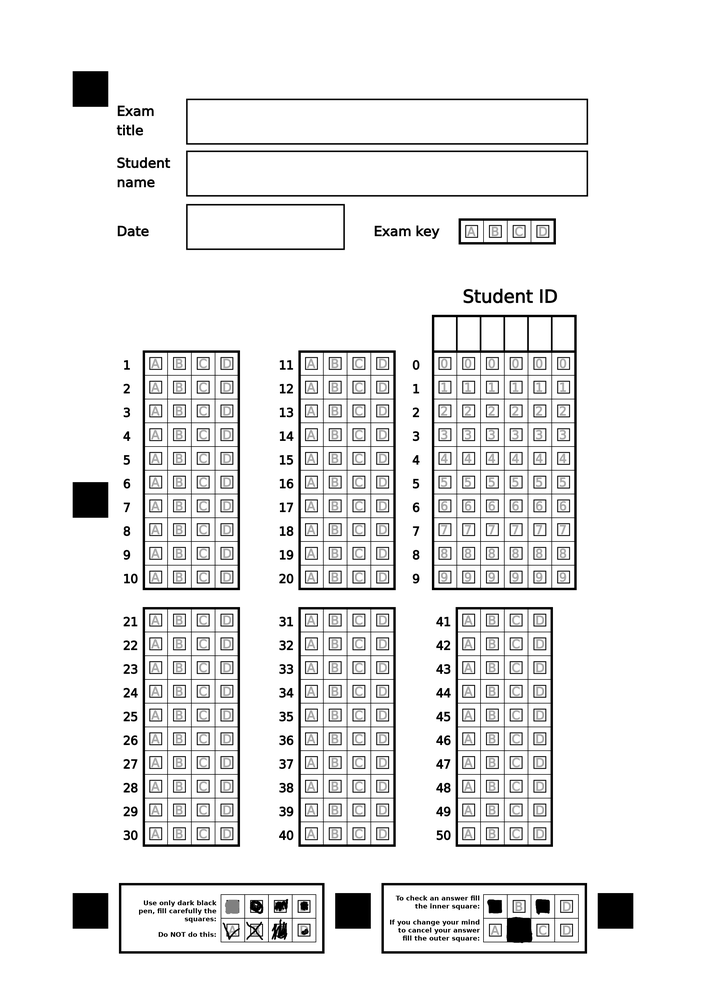
#> input picture research/rotating/svgtest.png, 706 x 999 px, shrunk from 2380 x 3367 before the run
$ jupyter execute --allow-errors rotating.ipynb
#> lines starting #> are read from the running program, lines starting #| are printed output that depends on the picture; after the words box and inside, x2 and y2 are one past the last pixel; in counts of white or black regions, pixels touching at a corner belong together
[cell 1]
import cv2
import numpy as np
import matplotlib.pyplot as plt
import math
from random import randint

## Generate rotated card

[cell 2]
img = cv2.imread("svgtest.png")
#> img is the input picture: shape (999, 706, 3); min 0, max 255, mean 235.2

def rotate_image(image, rotation_angle, center_points=None, revert=False):
    h, w = image.shape[:2]
    if center_points is None:
        cx, cy = (w // 2, h // 2)
    else:
        cx, cy = center_points

    # get rotation matrix
    M = cv2.getRotationMatrix2D((cx, cy), rotation_angle, 1.0)

    # get cos and sin value from the rotation matrix
    cos, sin = abs(M[0, 0]), abs(M[0, 1])

    # calculate new width and height after rotation
    if revert:
        A = np.array([[sin, cos], [cos, sin]])
        B = np.array([h, w])
        X = np.linalg.inv(A).dot(B)
        newW, newH = X.astype('int')
    else:
        newW = int((h * sin) + (w * cos))
        newH = int((h * cos) + (w * sin))

    # calculate new rotation center
    M[0, 2] += (newW / 2) - cx
    M[1, 2] += (newH / 2) - cy

    # use modified rotation center and rotation matrix in the warpAffine method
    return cv2.warpAffine(image, M, (newW, newH), borderMode=cv2.BORDER_CONSTANT,
                            borderValue=(255,255,255))

[cell 3]
def get_contours(new_image):
    mask = cv2.inRange(new_image, 0, 150)

    # apply morphology
    kernel = cv2.getStructuringElement(cv2.MORPH_ELLIPSE, (15,15))
    clean = cv2.morphologyEx(mask, cv2.MORPH_CLOSE, kernel)

    # get external contours
    contours = cv2.findContours(clean, cv2.RETR_EXTERNAL, cv2.CHAIN_APPROX_SIMPLE)
    contours = contours[0] if len(contours) == 2 else contours[1]

    squares = []
    for c in contours:
        # get rotated rectangle from contour
        rot_rect = cv2.minAreaRect(c)
        if abs(rot_rect[1][0] - rot_rect[1][1]) < min(rot_rect[1]) / 50:
            squares.append(rot_rect)
    return squares

[cell 4]
def calculate_delta(first_pos, second_pos):
        return abs(first_pos[0] - second_pos[0]), abs(first_pos[1] - second_pos[1])

def set_numeric_values_squares(contours):
    def is_similar(first_delta, second_delta):
        return abs(first_delta[0] - second_delta[0]) <= min(first_delta[0], second_delta[0]) / 100 and \
               abs(first_delta[1] - second_delta[1]) <= min(first_delta[1], second_delta[1]) / 100

    # Top       left: 4,
    # Middle    left: 3
    # Bottom    left: 0,    middle 1,   right: 2
    # Page width = distance between 0 and 2
    # Page height = distance between 0 and 4

    # Find three squares lines
    # (should be two, first vertical on left side, second horizontal on bottom)
    points = []
    for first_idx in range(len(contours)):
        first_point = contours[first_idx]
        for second_idx in range(first_idx + 1, len(contours)):
            second_point = contours[second_idx]
            for third_idx in range(second_idx + 1, len(contours)):
                third_point = contours[third_idx]
                fs_delta = calculate_delta(first_point[0], second_point[0])
                ft_delta = calculate_delta(first_point[0], third_point[0])
                st_delta = calculate_delta(second_point[0], third_point[0])
                if is_similar(fs_delta, st_delta):
                    points.append([first_point, second_point, third_point])
                elif is_similar(fs_delta, ft_delta):
                    points.append([second_point, first_point, third_point])
                elif is_similar(st_delta, ft_delta):
                    points.append([first_point, third_point, second_point])

    assert len(points) == 2, "Didn't detect two lines of squares, can't rotate page"


    # Reorder points based on commonly shared sqare (0 index square)
    first_line = points[0]
    second_line = points[1]

    if first_line[0] == second_line[0]:
        pass
    elif first_line[2] == second_line[2]:
        first_line = first_line[::-1]
        second_line = second_line[::-1]
    elif first_line[0] == second_line[2]:
        second_line = second_line[::-1]
    elif first_line[2] == second_line[0]:
        first_line = first_line[::-1]

    # Calculate length of lines based on length of lines
    fl_x, fl_y = calculate_delta(first_line[0][0], first_line[2][0])
    sl_x, sl_y = calculate_delta(second_line[0][0], second_line[2][0])

    fl_dist = (fl_x ** 2 + fl_y ** 2) ** (1/2)
    sl_dist = (sl_x ** 2 + sl_y ** 2) ** (1/2)

    # Assign lines to proper values
    if fl_dist < sl_dist:
        horizontal_line = first_line
        vertical_line = second_line
    else:
        horizontal_line = second_line
        vertical_line = first_line

    # Assign indexes to proper squares
    numered_points = dict(enumerate([*horizontal_line, *vertical_line[1:]]))
    return numered_points

[cell 5]
# [51 lines left out: functions find_middle_of_page, find_angle_of_page, calculate_quarter, first_quarter, not called in this run]

def second_quarter(angle):
    return - angle - 90

def third_quarter(angle):
    return angle - 270

def forth_quarter(angle):
    return angle - 270

# [8 lines left out: function fix_angle, not called in this run]

def pipeline(parsed_image):
    if len(parsed_image.shape) == 3:
        parsed_image = cv2.cvtColor(parsed_image, cv2.COLOR_RGB2GRAY)
    squares = get_contours(parsed_image)
    numered_squares = set_numeric_values_squares(squares)
    quarter = calculate_quarter(numered_squares)
    middle_pos = find_middle_of_page(numered_squares)
    new_angle = find_angle_of_page(numered_squares)
    new_angle = fix_angle(new_angle, quarter)
    return new_angle, middle_pos, quarter

[cell 6]
def validation(image):
    guesses_hits = []
    quarter_modifiers = [list() for _ in range(4)]
    hits = 0
    test_angles = list(range(0, 360, 1))
    shots = len(test_angles)
    for random_angle in test_angles:
        temp_image = rotate_image(image, random_angle)
        detected_angle, _, quarter = pipeline(temp_image)
        # We assume the misscalculation between angle to be below 0.5 degree
        if random_angle + detected_angle < 0.5:
            hits += 1
        else:
            quarter_modifiers[quarter - 1].append([-random_angle, detected_angle, -random_angle-detected_angle])
            guesses_hits.append([-random_angle, detected_angle, quarter])
#> this loop made 1 pass
#> pass 1, in validation, `temp_image = rotate_image(image, random_angle)`:
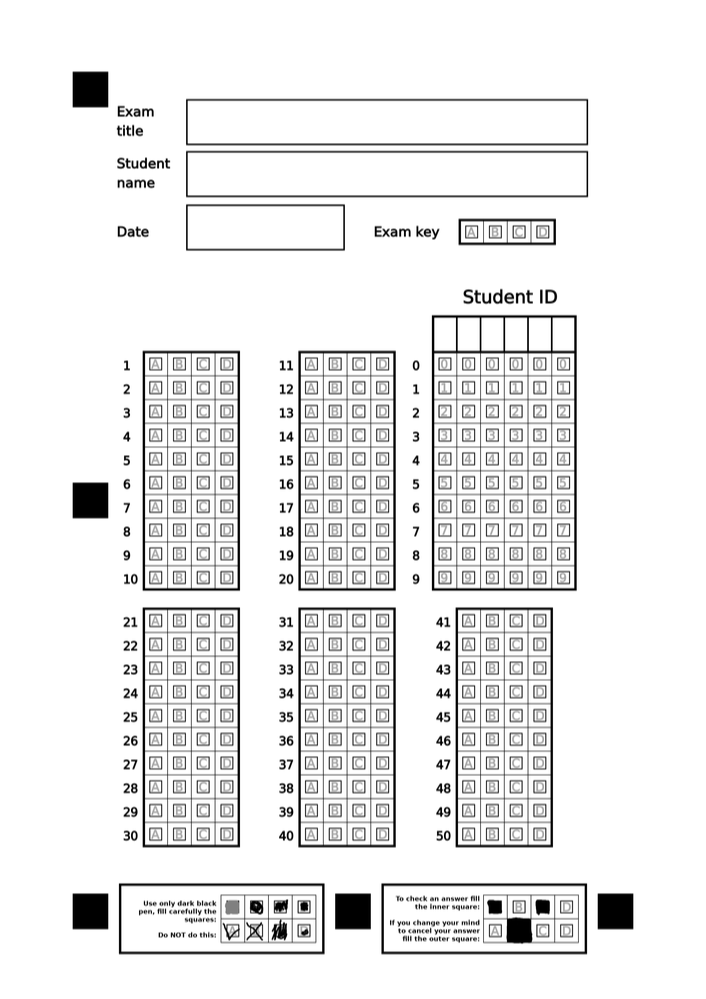
#> temp_image: shape (999, 706, 3); min 0, max 255, mean 235.2
#> pass 1, in get_contours, `mask = cv2.inRange(new_image, 0, 150)`:
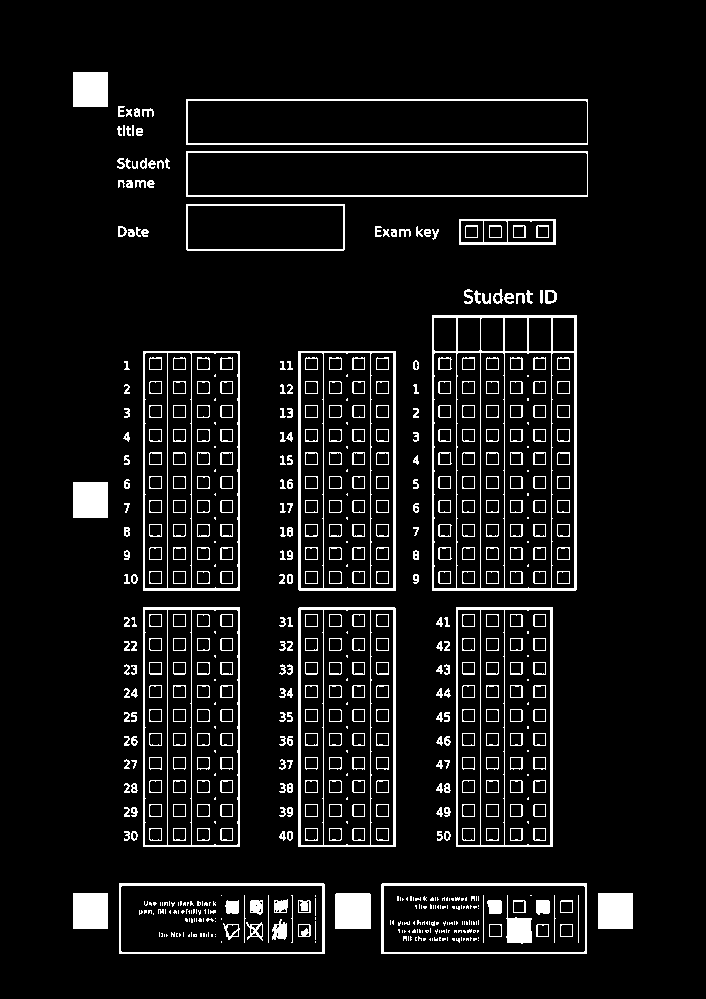
#> mask: shape (999, 706); 7.5% white; 680 white regions (235 under 20 px), largest, box (x1, y1, x2, y2) and area: (432, 315, 577, 591) 3791, (298, 351, 396, 591) 2390, (298, 607, 396, 847) 2388
#> pass 1, in get_contours, `clean = cv2.morphologyEx(mask, cv2.MORPH_CLOSE, kernel)`:
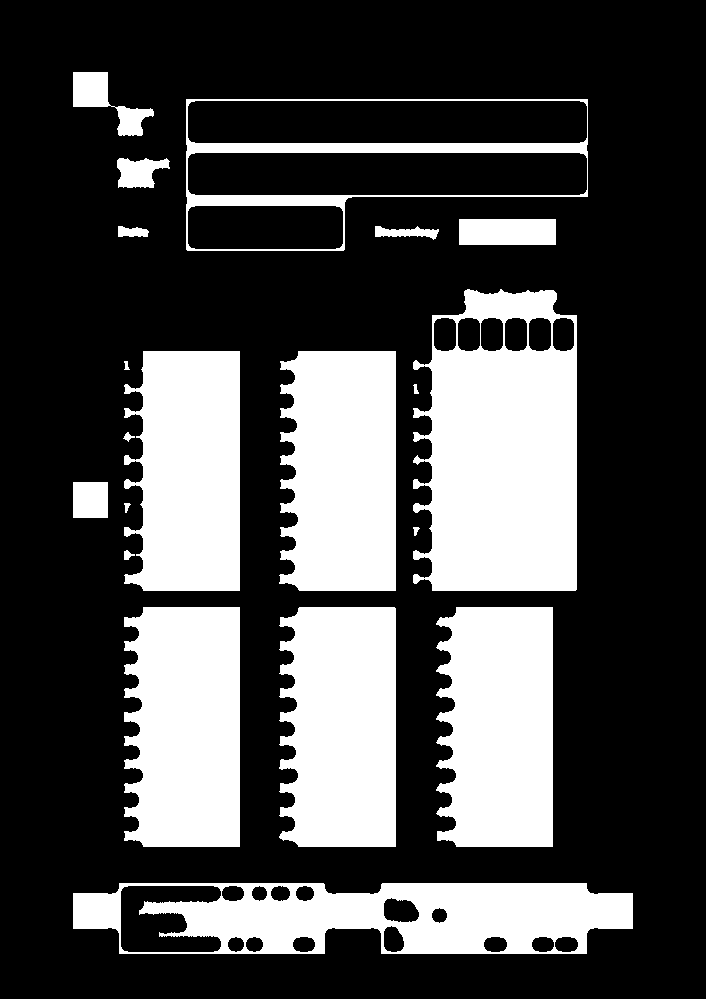
#> clean: shape (999, 706); 29.5% white; 20 white regions, largest, box (x1, y1, x2, y2) and area: (413, 289, 577, 591) 39095, (73, 883, 633, 954) 26279, (279, 607, 396, 847) 25730
#> after the loop, guesses_hits = []; hits = 0
    if max([len(quarter) for quarter in quarter_modifiers]) > 0:
        for quarter in quarter_modifiers:
            print(quarter)
    else:
        print("Success!!!")
    return float(hits/shots)

#> (a cell that did not finish here is left out)

[cell 8]
random_angle = randint(0, 359)
test_image = rotate_image(img, random_angle)
#> call 2 of rotate_image, with rotation_angle = 197, revert = False
#> in rotate_image (call 2), `return cv2.warpAffine(image, M, (newW, newH), borderMode=cv2.BORDER_CO..`:
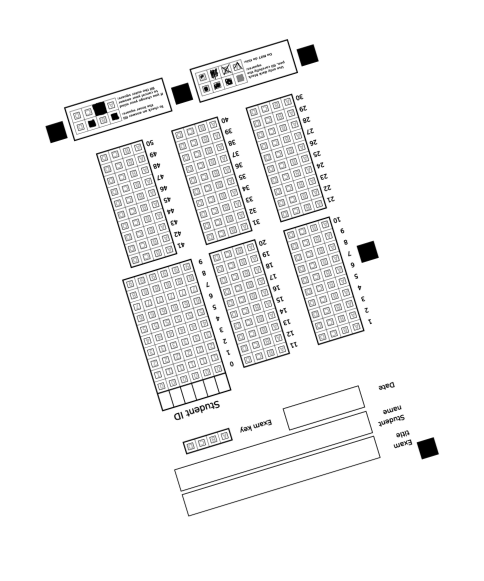
#> returned value: shape (1161, 967, 3) (shown at 1/2 size); min 0, max 255, mean 242.5
#> (the rest of this cell did not finish here and is left out)

#> in get_contours (call 2), `mask = cv2.inRange(new_image, 0, 150)`:
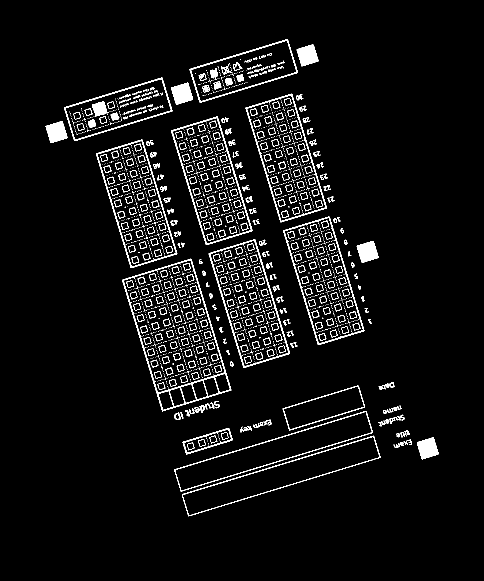
#> mask: shape (1161, 967) (shown at 1/2 size); 4.8% white in thin lines or dots, all inside (x1, y1, x2, y2) = (91, 78, 878, 1033)
#> in get_contours (call 2), `clean = cv2.morphologyEx(mask, cv2.MORPH_CLOSE, kernel)`:
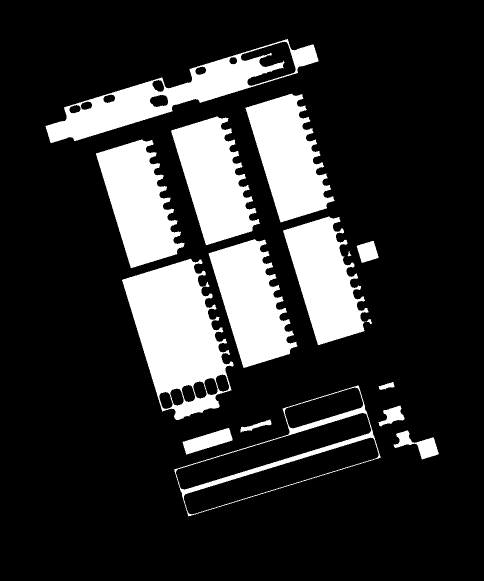
#> clean: shape (1161, 967) (shown at 1/2 size); 18.6% white; 17 white regions (1 under 20 px)
#> in get_contours (call 2), `contours = cv2.findContours(clean, cv2.RETR_EXTERNAL, cv2.CHAIN_APPROX..`: contours = 17 contours, 1 with area under 20; largest, box (x1, y1, x2, y2) and area: (348, 771, 761, 1033) 47450, (244, 517, 467, 840) 42654, (91, 78, 637, 286) 33963, (491, 187, 669, 445) 25140, (342, 233, 520, 490) 25094
#> the loop in get_contours (call 2), `for c in contours:` made 17 passes
#> rot_rect on passes 1, 2, 3, 4, 5, 6, 8, 9, 10, 11, 12, 13: ((833.7, 890.6), (47.5, 92.22), -74.93), ((414.8, 881.8), (97.44, 26.46), -16.99), ((511, 852.4), (63.8, 12.19), -14.28), ((779.9, 832), (52.2, 29.86), -16.5), ((546.5, 901.3), (402.2, 151.5), -17), ((772.7, 772.7), (30.65, 10.15), -16.7), ((739.7, 642.3), (7.49, 9.71), -56.31), ((365.9, 679.1), (164.2, 301.3), -16.99), ((697, 507.5), (6.71, 8.94), -26.57), ((734.9, 503.2), (35.65, 35.94), -16.93), ((507.2, 603.9), (116.4, 240), -16.99), ((656.2, 558.4), (116.3, 240), -17)
#> (c, rot_rect) on pass 7: ([[730, 643], [732, 643]], ((731, 643), (0, 2), -90))
#> after the loop in get_contours (call 2), `for c in contours:`: squares = [((734.9, 503.2), (35.65, 35.94), -16.93)]
#> the loop in set_numeric_values_squares (call 2), `for first_idx in range(len(contours)):` made 1 pass
